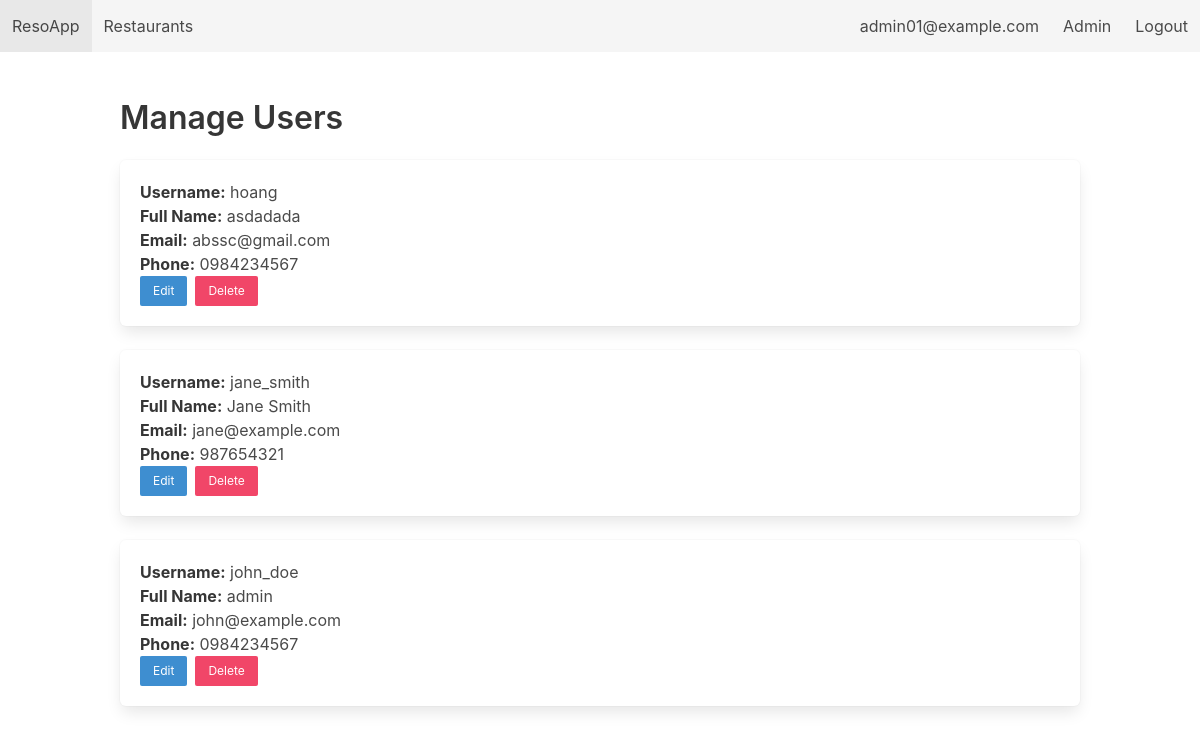
The page /admin/users (signed in) on the database as committed earlier.
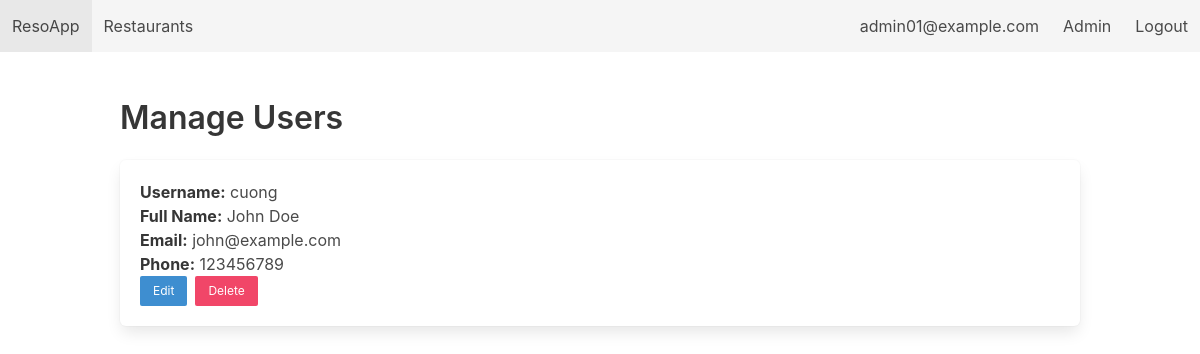
The same page on the database as committed later.
### tables this page shows
CREATE TABLE Customers (
        customer_id   INTEGER PRIMARY KEY AUTOINCREMENT,
        username      TEXT UNIQUE NOT NULL,
        password_hash TEXT NOT NULL,
        full_name     TEXT,
        email         TEXT UNIQUE NOT NULL,
        phone         TEXT,
        created_at    DATE DEFAULT (DATE('now'))
    );

### app.py (the view)
@app.route('/admin/users')
@login_required(role='admin')
def admin_manage_users():
    db = get_db()
    users = db.execute("SELECT * FROM Customers ORDER BY username ASC").fetchall()
    return render_template('admin_users.html', users=users)

### app.py (called while the page is built)
def get_db():
    if 'db' not in g:
        g.db = sqlite3.connect(DB_PATH, detect_types=sqlite3.PARSE_DECLTYPES)
        g.db.row_factory = sqlite3.Row
        g.db.execute("PRAGMA foreign_keys = ON;")
    return g.db

def login_required(role=None):
    def decorator(f):
        @wraps(f)
        def wrapper(*args, **kwargs):
            if 'user' not in session:
                flash("Please log in first.", "warning")
                return redirect(url_for('login'))
            if role == 'admin' and session.get('role') != 'admin':
                flash("Admin area. Access denied.", "danger")
                return redirect(url_for('index'))
            return f(*args, **kwargs)
        return wrapper
    return decorator

### templates/admin_users.html
{% extends "base.html" %} {% block content %}
<h2 class="title">Manage Users</h2>
{% for user in users %}
<div class="box">
  <p><strong>Username:</strong> {{ user['username'] }}</p>
  <p><strong>Full Name:</strong> {{ user['full_name'] }}</p>
  <p><strong>Email:</strong> {{ user['email'] }}</p>
  <p><strong>Phone:</strong> {{ user['phone'] }}</p>
  <div class="buttons">
    <a
      class="button is-small is-info"
      href="{{ url_for('admin_edit_user', uid=user['customer_id']) }}"
      >Edit</a
    >
    <form
      style="display: inline"
      method="post"
      action="{{ url_for('admin_delete_user', uid=user['customer_id']) }}"
      onsubmit="return confirm('Are you sure you want to delete this user? All their reservations will also be deleted.');"
    >
      <button class="button is-small is-danger">Delete</button>
    </form>
  </div>
</div>
{% else %}
<p>No customer accounts found.</p>
{% endfor %} {% endblock %}

Rows that differ between the two databases and show on the page:
removed Customers: username "hoang", full_name "asdadada", email "abssc@gmail.com", phone "0984234567"
removed Customers: username "jane_smith", full_name "Jane Smith", email "jane@example.com", phone "987654321"
removed Customers: username "john_doe", full_name "admin", email "john@example.com", phone "0984234567"
added Customers: username "cuong", full_name "John Doe", email "john@example.com", phone "123456789"
